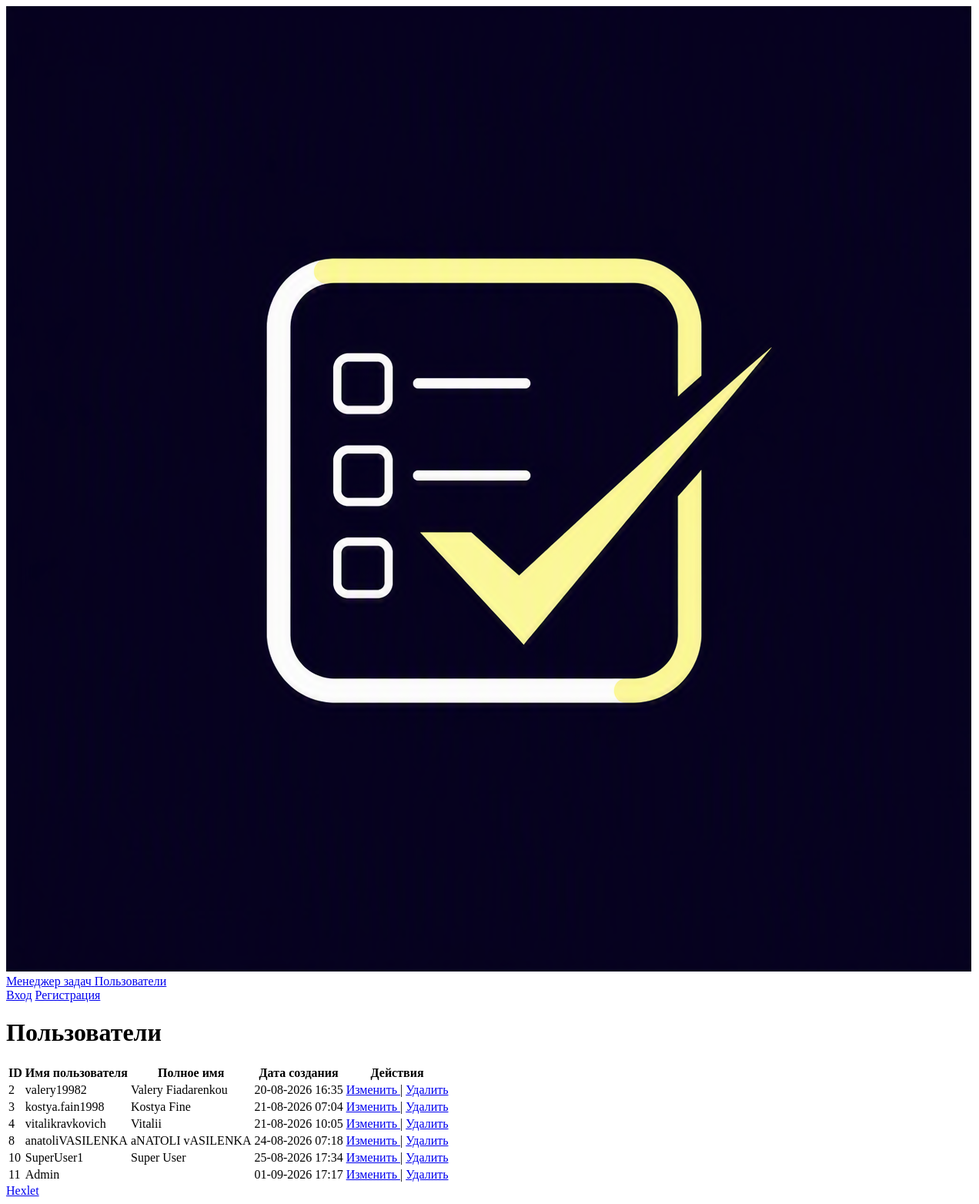
/users/, run on an earlier commit of the app's database.
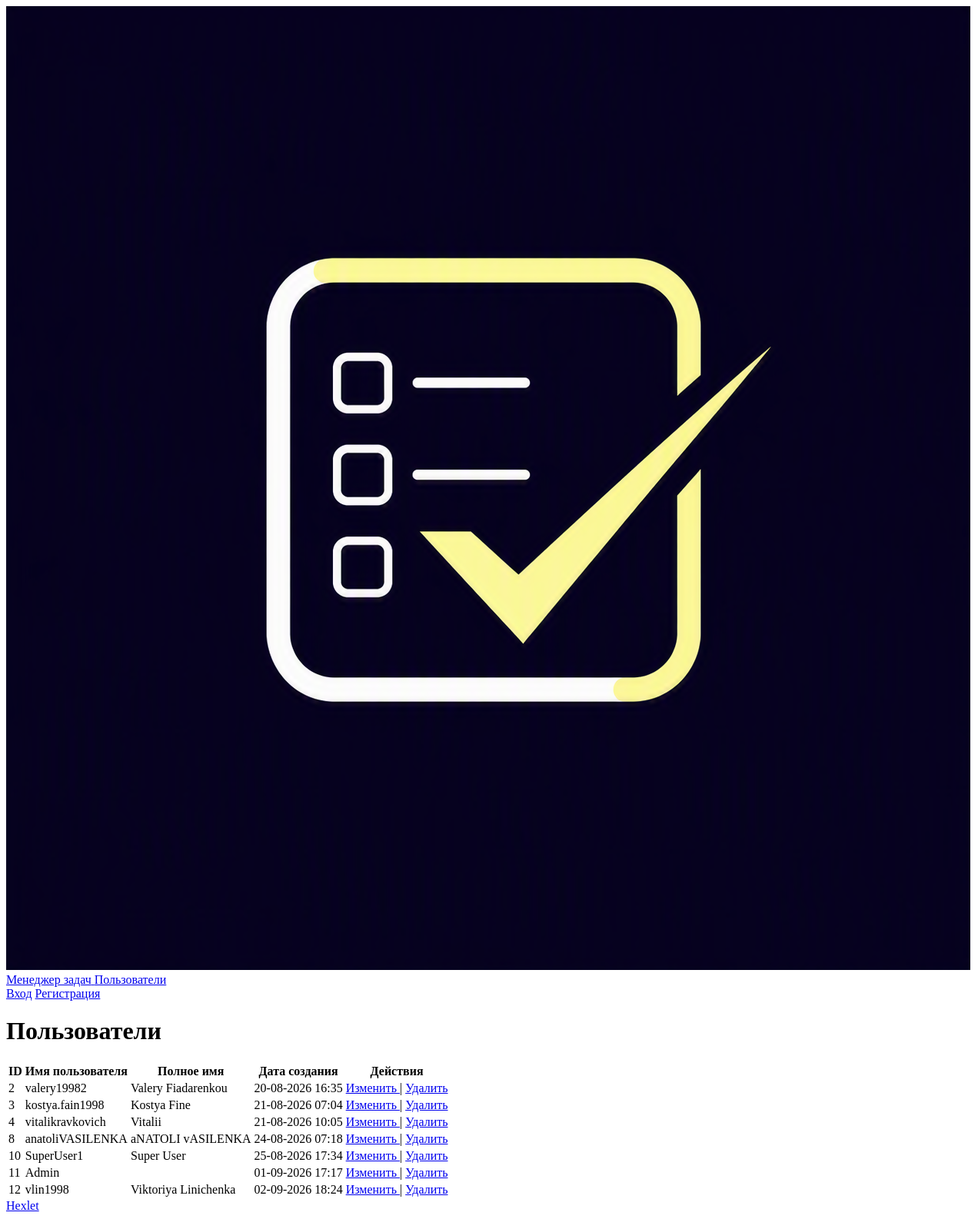
And on a later commit of the database.
### task_manager/user/models.py (models this page shows)
class User(AbstractUser):
    pass

### task_manager/user/views.py (the view)
# urls.py: path('', UsersView.as_view(), name='users'),
class UsersView(View):
    def get(self, request, *args, **kwargs):
        users = User.objects.all()
        return render(
            request,
            "user/users.html",
            context={
                "users": users
            }
        )

### templates/user/users.html (shortened to what this page needs)
{% extends "base.html" %}
{% load tailwind_cli %}
{% block content %}
    <h1 class="text-2xl font-bold mb-6">Пользователи</h1>
    <div class="overflow-x-auto border border-slate-200 rounded-lg shadow-sm">
        <table class="min-w-full divide-y divide-slate-200 bg-white text-sm">
            <thead class="bg-slate-50">
                <tr>
                    <th class="px-6 py-4 font-semibold text-slate-900 text-left">ID</th>
                    <th class="px-6 py-4 font-semibold text-slate-900 text-left">Имя пользователя</th>
                    <th class="px-6 py-4 font-semibold text-slate-900 text-left">Полное имя</th>
                    <th class="px-6 py-4 font-semibold text-slate-900 text-left">Дата создания</th>
                    <th class="px-6 py-4 font-semibold text-slate-900 text-left">Действия</th>
                </tr>
            </thead>
            <tbody class="divide-y divide-slate-200">
                {% for user in users %}
                <tr class="hover:bg-slate-50/75 transition-colors">
                    <td class="px-6 py-4 text-slate-500">{{ user.id }}</td>
                    <td class="px-6 py-4 font-medium text-slate-900">{{ user.username }}</td>
                    <td class="px-6 py-4 text-slate-700">{{ user.first_name }} {{ user.last_name }}</td>
                    <td class="px-6 py-4 text-slate-500">{{ user.date_joined|date:"d-m-Y H:i" }}</td>
                    <td class="px-6 py-4 whitespace-nowrap">
                        <a href="{% url 'user_update' user.id %}"
                           class="text-indigo-600 hover:text-indigo-900 hover:underline">
                            Изменить
                        </a>
                        <span class="text-slate-300 mx-1">|</span>
                        <a href="{% url 'user_delete' user.id %}"
                           class="text-red-600 hover:text-red-900 hover:underline">
                            Удалить
                        </a>
                    </td>
                </tr>
                {% endfor %}
            </tbody>
        </table>
    </div>
{% endblock %}

What changed in the data, as far as the page shows it:
added User: id "12", username "vlin1998", first_name "Viktoriya", last_name "Linichenka", date_joined "02-09-2026 18:24"
